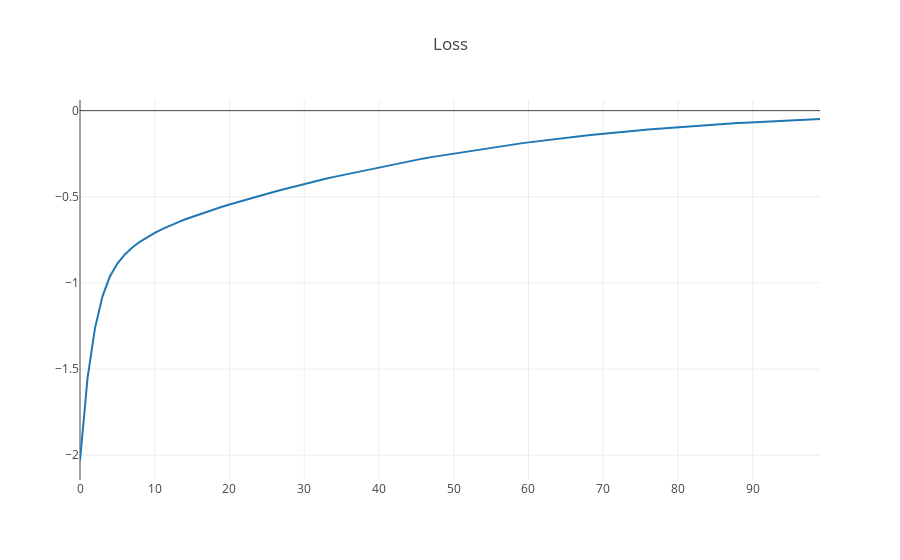

Notebook source saved alongside this figure:
### Markdown cell above
Next, we perform backpropagation to train the critic.  First, we pass the XOR input data through the critic to perform forward propagation, then we calculate the negative MSE of the actual XOR output data and the critic's output.  We perform both of these operations within the `GradientTape` context manager, which records operations for automatic differentiation.  
We can then call the resulting `tape.gradient` method with the loss and weights we want to recieve the gradients for (i.e., the critic's trainable_weights).  This gives us back the gradients as tensors.  We can then iterate through the gradients and the critic's corresponding weights and add the gradients (multiplied by our learning rate `lr`) to the weights.

This will complete one iteration of backpropagation for our critic.  We repeat this process for `epochs` iterations, which should result in fairly accurate results.

https://www.tensorflow.org/api_docs/python/tf/GradientTape

### Code cell
lr = 0.01
epochs = 100
losses = []

for epoch in range(epochs):
    with tf.GradientTape() as tape:
        values = critic(input_data)
        critic_loss = -tf.reduce_sum((output_data - values)**2)

    losses.append(float(critic_loss))
    critic_grads = tape.gradient(critic_loss, critic.trainable_weights)
    for w, g in zip(critic.trainable_weights, critic_grads):
        w.assign_add(lr * g)

print('- critic_loss:\n', critic_loss)
print('\n- output_data:\n', output_data)
print('\n- values:\n', values)
print()

plotly.offline.iplot({
    "data": [go.Scatter(x=np.arange(len(losses)), y=losses)],
    "layout": go.Layout(title="Loss")
})

### Figure 1 — Plotly figure (JSON) as saved in the notebook; plotly's stock layout.template omitted (floating-point values rounded to 4 significant figures)
{"data": [{"type": "scatter", "uid": "7b073f4d-501d-43b4-b2a1-c1395edb9522", "x": [0, 1, 2, 3, 4, 5, 6, 7, 8, 9, 10, 11, 12, 13, 14, 15, 16, 17, 18, 19, 20, 21, 22, 23, 24, 25, 26, 27, 28, 29, 30, 31, 32, 33, 34, 35, 36, 37, 38, 39, 40, 41, 42, 43, 44, 45, 46, 47, 48, 49, 50, 51, 52, 53, 54, 55, 56, 57, 58, 59, 60, 61, 62, 63, 64, 65, 66, 67, 68, 69, 70, 71, 72, 73, 74, 75, 76, 77, 78, 79, 80, 81, 82, 83, 84, 85, 86, 87, 88, 89, 90, 91, 92, 93, 94, 95, 96, 97, 98, 99], "y": [-2.034, -1.555, -1.264, -1.079, -0.9621, -0.8877, -0.8346, -0.7945, -0.7612, -0.7335, -0.7093, -0.688, -0.6675, -0.6498, -0.6321, -0.6166, -0.601, -0.5868, -0.5722, -0.5581, -0.5445, -0.5315, -0.5182, -0.5067, -0.4938, -0.4826, -0.4704, -0.459, -0.4475, -0.4365, -0.426, -0.4146, -0.405, -0.394, -0.3844, -0.3752, -0.3661, -0.357, -0.3471, -0.3383, -0.3306, -0.3203, -0.3111, -0.3026, -0.2936, -0.2854, -0.2772, -0.2699, -0.2631, -0.255, -0.2477, -0.2415, -0.234, -0.228, -0.2204, -0.2142, -0.2082, -0.2019, -0.1959, -0.1901, -0.1842, -0.1786, -0.1727, -0.1679, -0.1621, -0.1572, -0.1522, -0.1482, -0.1424, -0.1385, -0.1337, -0.1295, -0.1252, -0.1209, -0.1172, -0.1134, -0.1095, -0.106, -0.1024, -0.09898, -0.09604, -0.09247, -0.08945, -0.08601, -0.0836, -0.08051, -0.07771, -0.07509, -0.07238, -0.06998, -0.06745, -0.06527, -0.06289, -0.06051, -0.05828, -0.05626, -0.05433, -0.05224, -0.05039, -0.04856]}], "layout": {"autosize": true, "title": {"text": "Loss"}, "xaxis": {"autorange": true, "range": [0, 99], "type": "linear"}, "yaxis": {"autorange": true, "range": [-2.144, 0.06172], "type": "linear"}}}
